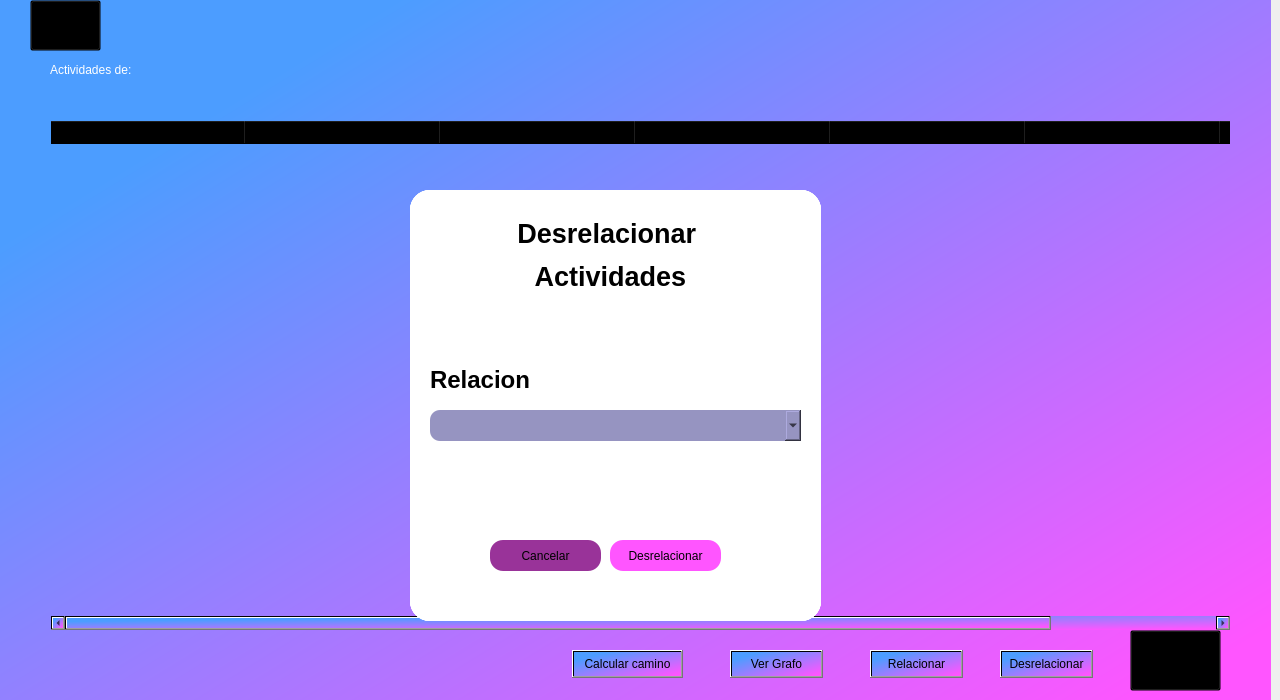
<?xml version="1.0" encoding="UTF-8"?>
<ui version="4.0">
 <class>Dialog</class>
 <widget class="QDialog" name="Dialog">
  <property name="enabled">
   <bool>true</bool>
  </property>
  <property name="geometry">
   <rect>
    <x>0</x>
    <y>0</y>
    <width>1280</width>
    <height>700</height>
   </rect>
  </property>
  <property name="windowTitle">
   <string>Dialog</string>
  </property>
  <widget class="QWidget" name="fondo" native="true">
   <property name="enabled">
    <bool>true</bool>
   </property>
   <property name="geometry">
    <rect>
     <x>-10</x>
     <y>0</y>
     <width>1281</width>
     <height>700</height>
    </rect>
   </property>
   <property name="mouseTracking">
    <bool>true</bool>
   </property>
   <property name="autoFillBackground">
    <bool>false</bool>
   </property>
   <property name="styleSheet">
    <string notr="true">background-color:qlineargradient(spread:pad, x1:0.147, y1:0.193182, x2:0.975, y2:0.925682, stop:0 rgba(76, 157, 255, 255), stop:0.997468 rgba(255, 85, 255, 255))</string>
   </property>
   <widget class="QLabel" name="pro">
    <property name="geometry">
     <rect>
      <x>60</x>
      <y>30</y>
      <width>481</width>
      <height>81</height>
     </rect>
    </property>
    <property name="autoFillBackground">
     <bool>false</bool>
    </property>
    <property name="styleSheet">
     <string notr="true"> color:rgb(255, 255, 255);
font: 36pt &quot;Verdana&quot;;
background-color: rgba(0,0,0,0);
border-radius:20;</string>
    </property>
    <property name="text">
     <string>&lt;html&gt;&lt;head/&gt;&lt;body&gt;&lt;p&gt;Actividades de:&lt;/p&gt;&lt;/body&gt;&lt;/html&gt;</string>
    </property>
    <property name="alignment">
     <set>Qt::AlignLeading|Qt::AlignLeft|Qt::AlignVCenter</set>
    </property>
   </widget>
   <widget class="QTableWidget" name="tableWidget">
    <property name="geometry">
     <rect>
      <x>60</x>
      <y>120</y>
      <width>1181</width>
      <height>511</height>
     </rect>
    </property>
    <property name="styleSheet">
     <string notr="true">background-color: rgba(0,0,0,0);
font: 12pt &quot;Verdana&quot;;</string>
    </property>
    <property name="showGrid">
     <bool>true</bool>
    </property>
    <property name="wordWrap">
     <bool>true</bool>
    </property>
    <attribute name="horizontalHeaderVisible">
     <bool>true</bool>
    </attribute>
    <attribute name="horizontalHeaderDefaultSectionSize">
     <number>195</number>
    </attribute>
    <attribute name="horizontalHeaderHighlightSections">
     <bool>true</bool>
    </attribute>
    <attribute name="verticalHeaderCascadingSectionResizes">
     <bool>false</bool>
    </attribute>
    <attribute name="verticalHeaderDefaultSectionSize">
     <number>30</number>
    </attribute>
    <column>
     <property name="text">
      <string>Nombre</string>
     </property>
     <property name="font">
      <font>
       <family>Verdana</family>
       <pointsize>12</pointsize>
       <weight>75</weight>
       <bold>true</bold>
      </font>
     </property>
    </column>
    <column>
     <property name="text">
      <string>Duracion</string>
     </property>
     <property name="font">
      <font>
       <family>Verdana</family>
       <pointsize>12</pointsize>
       <weight>75</weight>
       <bold>true</bold>
      </font>
     </property>
    </column>
    <column>
     <property name="text">
      <string>Fecha de inicio</string>
     </property>
     <property name="font">
      <font>
       <family>Verdana</family>
       <pointsize>12</pointsize>
       <weight>75</weight>
       <bold>true</bold>
      </font>
     </property>
    </column>
    <column>
     <property name="text">
      <string>Fecha fin</string>
     </property>
     <property name="font">
      <font>
       <family>Verdana</family>
       <pointsize>12</pointsize>
       <weight>75</weight>
       <bold>true</bold>
      </font>
     </property>
    </column>
    <column>
     <property name="text">
      <string>Critico</string>
     </property>
     <property name="font">
      <font>
       <family>Verdana</family>
       <pointsize>12</pointsize>
       <weight>75</weight>
       <bold>true</bold>
      </font>
     </property>
    </column>
    <column>
     <property name="text">
      <string>Editar</string>
     </property>
     <property name="font">
      <font>
       <family>Verdana</family>
       <pointsize>12</pointsize>
       <weight>75</weight>
       <bold>true</bold>
      </font>
     </property>
    </column>
    <column>
     <property name="text">
      <string>Eliminar</string>
     </property>
     <property name="font">
      <font>
       <family>Verdana</family>
       <pointsize>12</pointsize>
       <weight>75</weight>
       <bold>true</bold>
      </font>
     </property>
    </column>
   </widget>
   <widget class="QLabel" name="proy_name">
    <property name="geometry">
     <rect>
      <x>560</x>
      <y>40</y>
      <width>601</width>
      <height>71</height>
     </rect>
    </property>
    <property name="styleSheet">
     <string notr="true">color:rgb(255, 255, 255);
font: 26pt &quot;Verdana&quot;;
background-color: rgba(0,0,0,0);
border-radius:20;</string>
    </property>
    <property name="text">
     <string/>
    </property>
   </widget>
   <widget class="QWidget" name="editar_act" native="true">
    <property name="enabled">
     <bool>true</bool>
    </property>
    <property name="geometry">
     <rect>
      <x>420</x>
      <y>190</y>
      <width>411</width>
      <height>431</height>
     </rect>
    </property>
    <property name="styleSheet">
     <string notr="true">background-color: rgb(255, 255, 255);
border-bottom-left-radius: 20px;
border-bottom-right-radius:20px;
border-top-left-radius: 20px;
border-top-right-radius: 20px;</string>
    </property>
    <widget class="QLabel" name="label_8">
     <property name="geometry">
      <rect>
       <x>10</x>
       <y>20</y>
       <width>391</width>
       <height>61</height>
      </rect>
     </property>
     <property name="autoFillBackground">
      <bool>false</bool>
     </property>
     <property name="styleSheet">
      <string notr="true">color: rgb(0, 0, 0);
font: 28pt &quot;Verdana&quot;;
background-color: rgba(0,0,0,0);
border-radius:20;</string>
     </property>
     <property name="text">
      <string>&lt;html&gt;&lt;head/&gt;&lt;body&gt;&lt;p align=&quot;center&quot;&gt;&lt;span style=&quot; font-size:24pt; font-weight:600;&quot;&gt;Editar Actividad&lt;/span&gt;&lt;/p&gt;&lt;/body&gt;&lt;/html&gt;</string>
     </property>
     <property name="alignment">
      <set>Qt::AlignLeading|Qt::AlignLeft|Qt::AlignVCenter</set>
     </property>
    </widget>
    <widget class="QLabel" name="label_9">
     <property name="geometry">
      <rect>
       <x>10</x>
       <y>80</y>
       <width>281</width>
       <height>61</height>
      </rect>
     </property>
     <property name="autoFillBackground">
      <bool>false</bool>
     </property>
     <property name="styleSheet">
      <string notr="true">color: rgb(0, 0, 0);
background-color: rgba(0,0,0,0);
border-radius:20;
font: 75 16pt &quot;Verdana&quot;;</string>
     </property>
     <property name="text">
      <string>&lt;html&gt;&lt;head/&gt;&lt;body&gt;&lt;p&gt;&lt;span style=&quot; font-size:18pt; font-weight:600;&quot;&gt;Nombre&lt;/span&gt;&lt;/p&gt;&lt;/body&gt;&lt;/html&gt;</string>
     </property>
     <property name="alignment">
      <set>Qt::AlignLeading|Qt::AlignLeft|Qt::AlignVCenter</set>
     </property>
    </widget>
    <widget class="QPushButton" name="cancelarbtn_3">
     <property name="geometry">
      <rect>
       <x>80</x>
       <y>350</y>
       <width>111</width>
       <height>31</height>
      </rect>
     </property>
     <property name="styleSheet">
      <string notr="true">background-color: rgb(153, 51, 153);
border-radius:13px;</string>
     </property>
     <property name="text">
      <string>Cancelar</string>
     </property>
    </widget>
    <widget class="QLabel" name="label_10">
     <property name="geometry">
      <rect>
       <x>10</x>
       <y>210</y>
       <width>281</width>
       <height>61</height>
      </rect>
     </property>
     <property name="autoFillBackground">
      <bool>false</bool>
     </property>
     <property name="styleSheet">
      <string notr="true">color: rgb(0, 0, 0);
background-color: rgba(0,0,0,0);
border-radius:20;
font: 75 16pt &quot;Verdana&quot;;</string>
     </property>
     <property name="text">
      <string>&lt;html&gt;&lt;head/&gt;&lt;body&gt;&lt;p&gt;&lt;span style=&quot; font-size:18pt; font-weight:600;&quot;&gt;Duracion&lt;/span&gt;&lt;/p&gt;&lt;/body&gt;&lt;/html&gt;</string>
     </property>
     <property name="alignment">
      <set>Qt::AlignLeading|Qt::AlignLeft|Qt::AlignVCenter</set>
     </property>
    </widget>
    <widget class="QLineEdit" name="nom_1">
     <property name="geometry">
      <rect>
       <x>10</x>
       <y>150</y>
       <width>381</width>
       <height>41</height>
      </rect>
     </property>
     <property name="styleSheet">
      <string notr="true">background-color: rgb(155, 159, 206);
border-radius:10px;
font: 12pt &quot;Verdana&quot;;</string>
     </property>
    </widget>
    <widget class="QLineEdit" name="dur">
     <property name="geometry">
      <rect>
       <x>10</x>
       <y>270</y>
       <width>381</width>
       <height>41</height>
      </rect>
     </property>
     <property name="styleSheet">
      <string notr="true">background-color: rgb(155, 159, 206);
border-radius:10px;
font: 12pt &quot;Verdana&quot;;</string>
     </property>
    </widget>
    <widget class="QPushButton" name="editar_btn">
     <property name="geometry">
      <rect>
       <x>200</x>
       <y>350</y>
       <width>111</width>
       <height>31</height>
      </rect>
     </property>
     <property name="styleSheet">
      <string notr="true">background-color:rgb(255, 85, 255);
border-radius:13px;</string>
     </property>
     <property name="text">
      <string>Editar</string>
     </property>
    </widget>
   </widget>
   <widget class="QWidget" name="eliminar" native="true">
    <property name="enabled">
     <bool>true</bool>
    </property>
    <property name="geometry">
     <rect>
      <x>490</x>
      <y>320</y>
      <width>261</width>
      <height>161</height>
     </rect>
    </property>
    <property name="styleSheet">
     <string notr="true">background-color: rgb(255, 255, 255);
border-bottom-left-radius: 20px;
border-bottom-right-radius:20px;
border-top-left-radius: 20px;
border-top-right-radius: 20px;</string>
    </property>
    <widget class="QLabel" name="label_7">
     <property name="geometry">
      <rect>
       <x>0</x>
       <y>10</y>
       <width>251</width>
       <height>71</height>
      </rect>
     </property>
     <property name="autoFillBackground">
      <bool>false</bool>
     </property>
     <property name="styleSheet">
      <string notr="true">color: rgb(0, 0, 0);
font: 18pt &quot;Verdana&quot;;
background-color: rgba(0,0,0,0);
border-radius:20;</string>
     </property>
     <property name="text">
      <string>&lt;html&gt;&lt;head/&gt;&lt;body&gt;&lt;p align=&quot;center&quot;&gt;&lt;span style=&quot; font-size:11pt;&quot;&gt;Esta seguro que desea eliminar&lt;/span&gt;&lt;/p&gt;&lt;/body&gt;&lt;/html&gt;</string>
     </property>
     <property name="alignment">
      <set>Qt::AlignLeading|Qt::AlignLeft|Qt::AlignVCenter</set>
     </property>
    </widget>
    <widget class="QLabel" name="nom_acti">
     <property name="geometry">
      <rect>
       <x>10</x>
       <y>70</y>
       <width>241</width>
       <height>41</height>
      </rect>
     </property>
     <property name="text">
      <string/>
     </property>
    </widget>
    <widget class="QPushButton" name="cancelarbtn_2">
     <property name="geometry">
      <rect>
       <x>40</x>
       <y>110</y>
       <width>81</width>
       <height>31</height>
      </rect>
     </property>
     <property name="styleSheet">
      <string notr="true">background-color: rgb(153, 51, 153);
border-radius:13px;</string>
     </property>
     <property name="text">
      <string>Cancelar</string>
     </property>
    </widget>
    <widget class="QPushButton" name="eliminarbtn">
     <property name="geometry">
      <rect>
       <x>130</x>
       <y>110</y>
       <width>91</width>
       <height>31</height>
      </rect>
     </property>
     <property name="styleSheet">
      <string notr="true">background-color:rgb(255, 85, 255);
border-radius:13px;</string>
     </property>
     <property name="text">
      <string>Eliminar</string>
     </property>
    </widget>
   </widget>
   <widget class="QWidget" name="crear_act" native="true">
    <property name="enabled">
     <bool>true</bool>
    </property>
    <property name="geometry">
     <rect>
      <x>420</x>
      <y>190</y>
      <width>411</width>
      <height>431</height>
     </rect>
    </property>
    <property name="styleSheet">
     <string notr="true">background-color: rgb(255, 255, 255);
border-bottom-left-radius: 20px;
border-bottom-right-radius:20px;
border-top-left-radius: 20px;
border-top-right-radius: 20px;</string>
    </property>
    <widget class="QLabel" name="label_11">
     <property name="geometry">
      <rect>
       <x>10</x>
       <y>20</y>
       <width>391</width>
       <height>61</height>
      </rect>
     </property>
     <property name="autoFillBackground">
      <bool>false</bool>
     </property>
     <property name="styleSheet">
      <string notr="true">color: rgb(0, 0, 0);
font: 28pt &quot;Verdana&quot;;
background-color: rgba(0,0,0,0);
border-radius:20;</string>
     </property>
     <property name="text">
      <string>&lt;html&gt;&lt;head/&gt;&lt;body&gt;&lt;p align=&quot;center&quot;&gt;&lt;span style=&quot; font-size:24pt; font-weight:600;&quot;&gt;Crear Actividad&lt;/span&gt;&lt;/p&gt;&lt;/body&gt;&lt;/html&gt;</string>
     </property>
     <property name="alignment">
      <set>Qt::AlignLeading|Qt::AlignLeft|Qt::AlignVCenter</set>
     </property>
    </widget>
    <widget class="QLabel" name="label_12">
     <property name="geometry">
      <rect>
       <x>10</x>
       <y>80</y>
       <width>281</width>
       <height>61</height>
      </rect>
     </property>
     <property name="autoFillBackground">
      <bool>false</bool>
     </property>
     <property name="styleSheet">
      <string notr="true">color: rgb(0, 0, 0);
background-color: rgba(0,0,0,0);
border-radius:20;
font: 75 16pt &quot;Verdana&quot;;</string>
     </property>
     <property name="text">
      <string>&lt;html&gt;&lt;head/&gt;&lt;body&gt;&lt;p&gt;&lt;span style=&quot; font-size:18pt; font-weight:600;&quot;&gt;Nombre&lt;/span&gt;&lt;/p&gt;&lt;/body&gt;&lt;/html&gt;</string>
     </property>
     <property name="alignment">
      <set>Qt::AlignLeading|Qt::AlignLeft|Qt::AlignVCenter</set>
     </property>
    </widget>
    <widget class="QPushButton" name="cancelarbtn_4">
     <property name="geometry">
      <rect>
       <x>80</x>
       <y>350</y>
       <width>111</width>
       <height>31</height>
      </rect>
     </property>
     <property name="styleSheet">
      <string notr="true">background-color: rgb(153, 51, 153);
border-radius:13px;</string>
     </property>
     <property name="text">
      <string>Cancelar</string>
     </property>
    </widget>
    <widget class="QLabel" name="label_13">
     <property name="geometry">
      <rect>
       <x>10</x>
       <y>210</y>
       <width>281</width>
       <height>61</height>
      </rect>
     </property>
     <property name="autoFillBackground">
      <bool>false</bool>
     </property>
     <property name="styleSheet">
      <string notr="true">color: rgb(0, 0, 0);
background-color: rgba(0,0,0,0);
border-radius:20;
font: 75 16pt &quot;Verdana&quot;;</string>
     </property>
     <property name="text">
      <string>&lt;html&gt;&lt;head/&gt;&lt;body&gt;&lt;p&gt;&lt;span style=&quot; font-size:18pt; font-weight:600;&quot;&gt;Duracion&lt;/span&gt;&lt;/p&gt;&lt;/body&gt;&lt;/html&gt;</string>
     </property>
     <property name="alignment">
      <set>Qt::AlignLeading|Qt::AlignLeft|Qt::AlignVCenter</set>
     </property>
    </widget>
    <widget class="QLineEdit" name="nom_2">
     <property name="geometry">
      <rect>
       <x>10</x>
       <y>150</y>
       <width>381</width>
       <height>41</height>
      </rect>
     </property>
     <property name="styleSheet">
      <string notr="true">background-color: rgb(155, 159, 206);
border-radius:10px;
font: 12pt &quot;Verdana&quot;;</string>
     </property>
    </widget>
    <widget class="QLineEdit" name="dur_2">
     <property name="geometry">
      <rect>
       <x>10</x>
       <y>270</y>
       <width>381</width>
       <height>41</height>
      </rect>
     </property>
     <property name="styleSheet">
      <string notr="true">background-color: rgb(155, 159, 206);
border-radius:10px;
font: 12pt &quot;Verdana&quot;;</string>
     </property>
    </widget>
    <widget class="QPushButton" name="crear_actbtn">
     <property name="geometry">
      <rect>
       <x>200</x>
       <y>350</y>
       <width>111</width>
       <height>31</height>
      </rect>
     </property>
     <property name="styleSheet">
      <string notr="true">background-color:rgb(255, 85, 255);
border-radius:13px;</string>
     </property>
     <property name="text">
      <string>Crear</string>
     </property>
    </widget>
   </widget>
   <widget class="QWidget" name="relacionar_w" native="true">
    <property name="enabled">
     <bool>true</bool>
    </property>
    <property name="geometry">
     <rect>
      <x>420</x>
      <y>190</y>
      <width>411</width>
      <height>431</height>
     </rect>
    </property>
    <property name="styleSheet">
     <string notr="true">background-color: rgb(255, 255, 255);
border-bottom-left-radius: 20px;
border-bottom-right-radius:20px;
border-top-left-radius: 20px;
border-top-right-radius: 20px;</string>
    </property>
    <widget class="QLabel" name="label_14">
     <property name="geometry">
      <rect>
       <x>10</x>
       <y>0</y>
       <width>391</width>
       <height>91</height>
      </rect>
     </property>
     <property name="autoFillBackground">
      <bool>false</bool>
     </property>
     <property name="styleSheet">
      <string notr="true">color: rgb(0, 0, 0);
font: 25pt &quot;Verdana&quot;;
background-color: rgba(0,0,0,0);
border-radius:20;</string>
     </property>
     <property name="text">
      <string>&lt;html&gt;&lt;head/&gt;&lt;body&gt;&lt;p align=&quot;center&quot;&gt;&lt;span style=&quot; font-size:20pt; font-weight:600;&quot;&gt;Relacionar Actividades&lt;/span&gt;&lt;/p&gt;&lt;/body&gt;&lt;/html&gt;</string>
     </property>
     <property name="alignment">
      <set>Qt::AlignLeading|Qt::AlignLeft|Qt::AlignVCenter</set>
     </property>
    </widget>
    <widget class="QLabel" name="label_15">
     <property name="geometry">
      <rect>
       <x>20</x>
       <y>70</y>
       <width>281</width>
       <height>61</height>
      </rect>
     </property>
     <property name="autoFillBackground">
      <bool>false</bool>
     </property>
     <property name="styleSheet">
      <string notr="true">color: rgb(0, 0, 0);
background-color: rgba(0,0,0,0);
border-radius:20;
font: 75 16pt &quot;Verdana&quot;;</string>
     </property>
     <property name="text">
      <string>&lt;html&gt;&lt;head/&gt;&lt;body&gt;&lt;p&gt;&lt;span style=&quot; font-size:18pt; font-weight:600;&quot;&gt;Actividad Anterior&lt;/span&gt;&lt;/p&gt;&lt;/body&gt;&lt;/html&gt;</string>
     </property>
     <property name="alignment">
      <set>Qt::AlignLeading|Qt::AlignLeft|Qt::AlignVCenter</set>
     </property>
    </widget>
    <widget class="QPushButton" name="cancelarbtn_5">
     <property name="geometry">
      <rect>
       <x>80</x>
       <y>350</y>
       <width>111</width>
       <height>31</height>
      </rect>
     </property>
     <property name="styleSheet">
      <string notr="true">background-color: rgb(153, 51, 153);
border-radius:13px;</string>
     </property>
     <property name="text">
      <string>Cancelar</string>
     </property>
    </widget>
    <widget class="QLabel" name="label_16">
     <property name="geometry">
      <rect>
       <x>10</x>
       <y>210</y>
       <width>281</width>
       <height>61</height>
      </rect>
     </property>
     <property name="autoFillBackground">
      <bool>false</bool>
     </property>
     <property name="styleSheet">
      <string notr="true">color: rgb(0, 0, 0);
background-color: rgba(0,0,0,0);
border-radius:20;
font: 75 16pt &quot;Verdana&quot;;</string>
     </property>
     <property name="text">
      <string>&lt;html&gt;&lt;head/&gt;&lt;body&gt;&lt;p&gt;&lt;span style=&quot; font-size:18pt; font-weight:600;&quot;&gt;Actividad Siguiente&lt;/span&gt;&lt;/p&gt;&lt;/body&gt;&lt;/html&gt;</string>
     </property>
     <property name="alignment">
      <set>Qt::AlignLeading|Qt::AlignLeft|Qt::AlignVCenter</set>
     </property>
    </widget>
    <widget class="QPushButton" name="relacionar_btn">
     <property name="geometry">
      <rect>
       <x>200</x>
       <y>350</y>
       <width>111</width>
       <height>31</height>
      </rect>
     </property>
     <property name="styleSheet">
      <string notr="true">background-color:rgb(255, 85, 255);
border-radius:13px;</string>
     </property>
     <property name="text">
      <string>Relacionar</string>
     </property>
    </widget>
    <widget class="QComboBox" name="anterior_box">
     <property name="geometry">
      <rect>
       <x>40</x>
       <y>140</y>
       <width>311</width>
       <height>31</height>
      </rect>
     </property>
     <property name="styleSheet">
      <string notr="true">font: 14pt &quot;Verdana&quot;;
background-color: rgb(150, 148, 193);
border-radius:10px;</string>
     </property>
    </widget>
    <widget class="QComboBox" name="siguiente_box">
     <property name="geometry">
      <rect>
       <x>40</x>
       <y>280</y>
       <width>311</width>
       <height>31</height>
      </rect>
     </property>
     <property name="styleSheet">
      <string notr="true">font: 14pt &quot;Verdana&quot;;
background-color: rgb(150, 148, 193);
border-radius:10px;</string>
     </property>
    </widget>
   </widget>
   <widget class="QPushButton" name="botonMAS">
    <property name="geometry">
     <rect>
      <x>1140</x>
      <y>630</y>
      <width>91</width>
      <height>61</height>
     </rect>
    </property>
    <property name="styleSheet">
     <string notr="true">background-color: rgba(0,0,0,0);</string>
    </property>
    <property name="text">
     <string/>
    </property>
    <property name="icon">
     <iconset>
      <normaloff>../icons/add-icon.png</normaloff>../icons/add-icon.png</iconset>
    </property>
    <property name="iconSize">
     <size>
      <width>50</width>
      <height>50</height>
     </size>
    </property>
   </widget>
   <widget class="QPushButton" name="volverbtn">
    <property name="geometry">
     <rect>
      <x>40</x>
      <y>0</y>
      <width>71</width>
      <height>51</height>
     </rect>
    </property>
    <property name="styleSheet">
     <string notr="true">background-color: rgba(0,0,0,0);</string>
    </property>
    <property name="text">
     <string/>
    </property>
    <property name="icon">
     <iconset>
      <normaloff>../icons/volver-icon.png</normaloff>../icons/volver-icon.png</iconset>
    </property>
    <property name="iconSize">
     <size>
      <width>40</width>
      <height>40</height>
     </size>
    </property>
   </widget>
   <widget class="QPushButton" name="relacionarbtn">
    <property name="geometry">
     <rect>
      <x>880</x>
      <y>650</y>
      <width>93</width>
      <height>28</height>
     </rect>
    </property>
    <property name="text">
     <string>Relacionar</string>
    </property>
   </widget>
   <widget class="QWidget" name="desrelacionar_w" native="true">
    <property name="enabled">
     <bool>true</bool>
    </property>
    <property name="geometry">
     <rect>
      <x>420</x>
      <y>190</y>
      <width>411</width>
      <height>431</height>
     </rect>
    </property>
    <property name="styleSheet">
     <string notr="true">background-color: rgb(255, 255, 255);
border-bottom-left-radius: 20px;
border-bottom-right-radius:20px;
border-top-left-radius: 20px;
border-top-right-radius: 20px;</string>
    </property>
    <widget class="QLabel" name="label_17">
     <property name="geometry">
      <rect>
       <x>10</x>
       <y>10</y>
       <width>381</width>
       <height>111</height>
      </rect>
     </property>
     <property name="autoFillBackground">
      <bool>false</bool>
     </property>
     <property name="styleSheet">
      <string notr="true">color: rgb(0, 0, 0);
font: 25pt &quot;Verdana&quot;;
background-color: rgba(0,0,0,0);
border-radius:20;</string>
     </property>
     <property name="text">
      <string>&lt;html&gt;&lt;head/&gt;&lt;body&gt;&lt;p align=&quot;center&quot;&gt;&lt;span style=&quot; font-size:20pt; font-weight:600;&quot;&gt;Desrelacionar &lt;/span&gt;&lt;/p&gt;&lt;p align=&quot;center&quot;&gt;&lt;span style=&quot; font-size:20pt; font-weight:600;&quot;&gt;Actividades&lt;/span&gt;&lt;/p&gt;&lt;/body&gt;&lt;/html&gt;</string>
     </property>
     <property name="alignment">
      <set>Qt::AlignLeading|Qt::AlignLeft|Qt::AlignVCenter</set>
     </property>
    </widget>
    <widget class="QLabel" name="label_18">
     <property name="geometry">
      <rect>
       <x>20</x>
       <y>160</y>
       <width>281</width>
       <height>61</height>
      </rect>
     </property>
     <property name="autoFillBackground">
      <bool>false</bool>
     </property>
     <property name="styleSheet">
      <string notr="true">color: rgb(0, 0, 0);
background-color: rgba(0,0,0,0);
border-radius:20;
font: 75 16pt &quot;Verdana&quot;;</string>
     </property>
     <property name="text">
      <string>&lt;html&gt;&lt;head/&gt;&lt;body&gt;&lt;p&gt;&lt;span style=&quot; font-size:18pt; font-weight:600;&quot;&gt;Relacion&lt;/span&gt;&lt;/p&gt;&lt;/body&gt;&lt;/html&gt;</string>
     </property>
     <property name="alignment">
      <set>Qt::AlignLeading|Qt::AlignLeft|Qt::AlignVCenter</set>
     </property>
    </widget>
    <widget class="QPushButton" name="cancelarbtn_6">
     <property name="geometry">
      <rect>
       <x>80</x>
       <y>350</y>
       <width>111</width>
       <height>31</height>
      </rect>
     </property>
     <property name="styleSheet">
      <string notr="true">background-color: rgb(153, 51, 153);
border-radius:13px;</string>
     </property>
     <property name="text">
      <string>Cancelar</string>
     </property>
    </widget>
    <widget class="QPushButton" name="desrelacionar_btn">
     <property name="geometry">
      <rect>
       <x>200</x>
       <y>350</y>
       <width>111</width>
       <height>31</height>
      </rect>
     </property>
     <property name="styleSheet">
      <string notr="true">background-color:rgb(255, 85, 255);
border-radius:13px;</string>
     </property>
     <property name="text">
      <string>Desrelacionar</string>
     </property>
    </widget>
    <widget class="QComboBox" name="relacion_box">
     <property name="geometry">
      <rect>
       <x>20</x>
       <y>220</y>
       <width>371</width>
       <height>31</height>
      </rect>
     </property>
     <property name="styleSheet">
      <string notr="true">font: 10pt &quot;Verdana&quot;;
background-color: rgb(150, 148, 193);
border-radius:10px;</string>
     </property>
    </widget>
   </widget>
   <widget class="QPushButton" name="desrelacionarP">
    <property name="geometry">
     <rect>
      <x>1010</x>
      <y>650</y>
      <width>93</width>
      <height>28</height>
     </rect>
    </property>
    <property name="text">
     <string>Desrelacionar</string>
    </property>
   </widget>
   <widget class="QPushButton" name="verGrafoBtn">
    <property name="geometry">
     <rect>
      <x>740</x>
      <y>650</y>
      <width>93</width>
      <height>28</height>
     </rect>
    </property>
    <property name="text">
     <string>Ver Grafo</string>
    </property>
   </widget>
   <widget class="QPushButton" name="calcularBtn">
    <property name="geometry">
     <rect>
      <x>582</x>
      <y>650</y>
      <width>111</width>
      <height>28</height>
     </rect>
    </property>
    <property name="text">
     <string>Calcular camino</string>
    </property>
   </widget>
   <zorder>tableWidget</zorder>
   <zorder>pro</zorder>
   <zorder>proy_name</zorder>
   <zorder>editar_act</zorder>
   <zorder>crear_act</zorder>
   <zorder>relacionar_w</zorder>
   <zorder>eliminar</zorder>
   <zorder>botonMAS</zorder>
   <zorder>volverbtn</zorder>
   <zorder>relacionarbtn</zorder>
   <zorder>desrelacionar_w</zorder>
   <zorder>desrelacionarP</zorder>
   <zorder>verGrafoBtn</zorder>
   <zorder>calcularBtn</zorder>
  </widget>
 </widget>
 <resources/>
 <connections/>
</ui>
